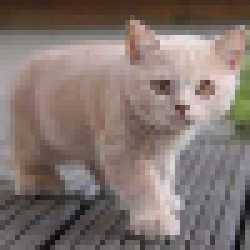
%> input picture src/task2/cat_lowres.jpg, 50 x 50 px (shown 5 times larger)
$ octave joom_baraabar.m   (GNU Octave 9; MATLAB toolbox functions it lacks are replaced by stand-ins)
%> lines starting %> are read from the running program, lines starting %| are printed output that depends on the picture
% Read the image
OGIm = imread('cat_lowres.jpg');
%> OGIm is the input picture: size 50x50x3 uint8; mean R, G, B 131, 117.2, 112
[r, c, cs] = size(OGIm);
%> r = 50; c = 50; cs = 3
ModIm = zeros(2 * r- 1, 2 * c- 1, cs);
ModIm(1:2:end, 1:2:end, :) = OGIm;
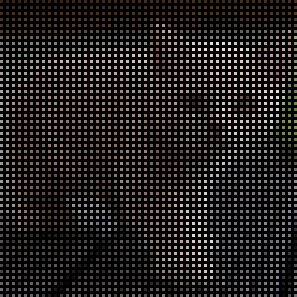
%> ModIm: size 99x99x3 double (shown 3 times larger); mean R, G, B 33.4, 29.9, 28.6

% Define wavelet and level
wavelet = 'db1';            % Daubechies wavelet
level = 1;

% Perform DWT
% [C, S] = wavedec2(OGIm, level, wavelet);
[a, h, v, d] = dwt2(OGIm,wavelet);
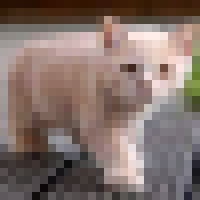
%> a: size 25x25x3 double (shown 8 times larger); mean R, G, B 262, 234.4, 224; drawn with min black and max white
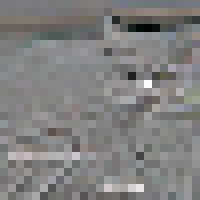
%> h: size 25x25x3 double (shown 8 times larger); mean R, G, B -1.3, -1.6, -2; drawn with min black and max white
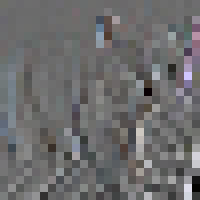
%> v: size 25x25x3 double (shown 8 times larger); mean R, G, B 0.5, 0.2, 0.7; drawn with min black and max white
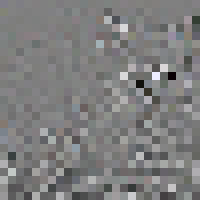
%> d: size 25x25x3 double (shown 8 times larger); mean R, G, B -0.4, -0.4, -0.4; drawn with min black and max white

[rows, cols, channels] = size(a);
%> rows = 25; cols = 25; channels = 3

ca = zeros(2 * rows - 1, 2 * cols - 1, channels);
% ca(1:2:end, 1:2:end, :) = a;

ch = zeros(2 * rows - 1, 2 * cols - 1, channels);
% ch(1:2:end, 1:2:end, :) = h;

cv = zeros(2 * rows - 1, 2 * cols - 1, channels);
% cv(1:2:end, 1:2:end, :) = v;

cd = zeros(2 * rows - 1, 2 * cols - 1, channels);
% [15 lines of commented-out code are left out]
reconstructedImage = idwt2(ca, ch, cv, cd, wavelet);

% Display images
figure;
subplot(1,3,1);
imshow(OGIm);
title('Original Image');

% [11 lines of commented-out code are left out]

subplot(1,3,2);
imshow(uint8(ModIm));
title('Upscaled Image');

subplot(1,3,3);
imshow(uint8(reconstructedImage));
title('Reconstructed Image');
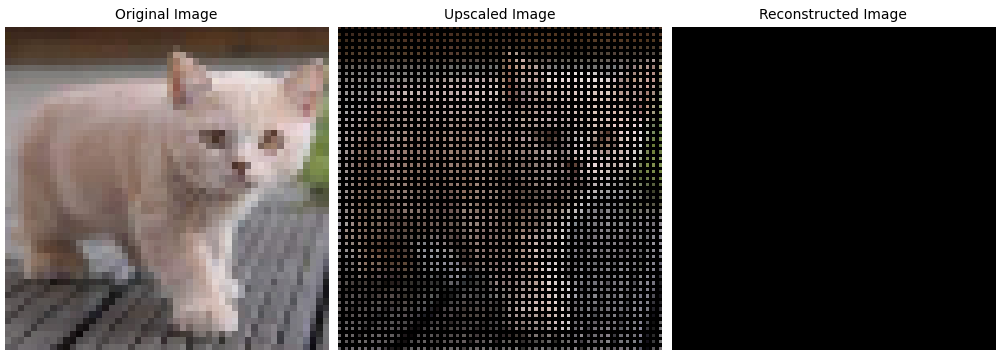
%> figure redrawn from the program's plot data, 3 panels

$ run again, with src/task2/cat.jpg copied over src/task2/cat_lowres.jpg
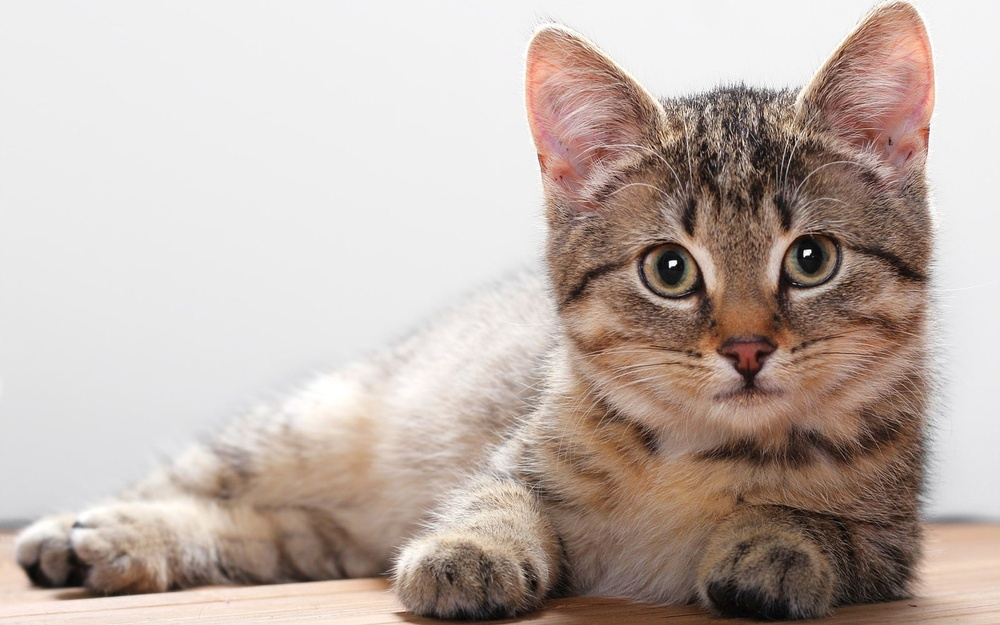
%> input picture src/task2/cat.jpg, 1000 x 625 px, shrunk from 2560 x 1600 before the run
%> OGIm is the input picture: size 625x1000x3 uint8; mean R, G, B 191.4, 177.4, 170
%> `ModIm(1:2:end, 1:2:end, :) = OGIm;`:
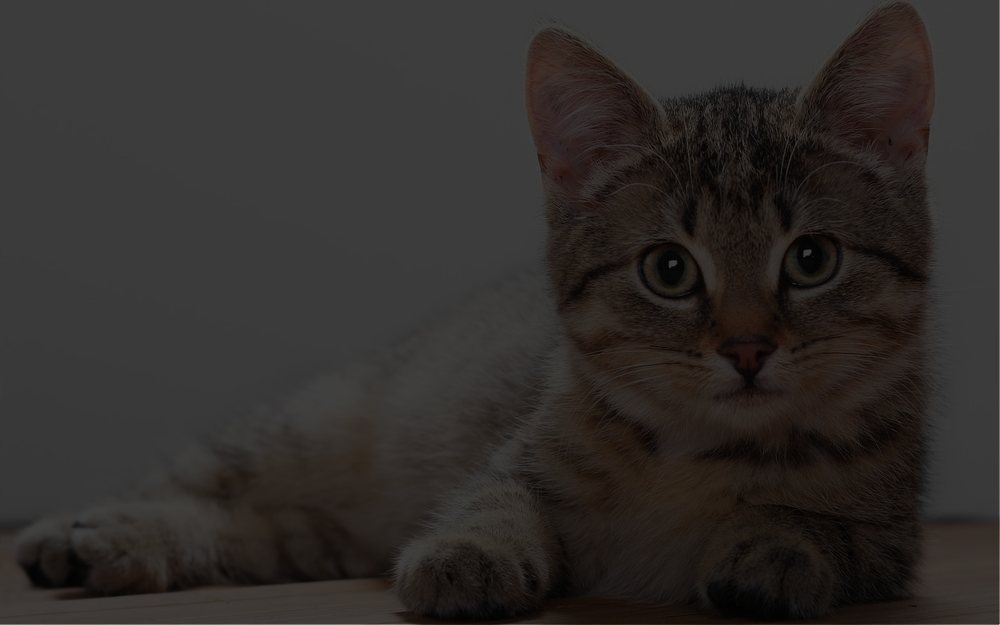
%> ModIm: size 1249x1999x3 double (shown at 1/2 size); mean R, G, B 47.9, 44.4, 42.6
%> `[a, h, v, d] = dwt2(OGIm,wavelet);`:
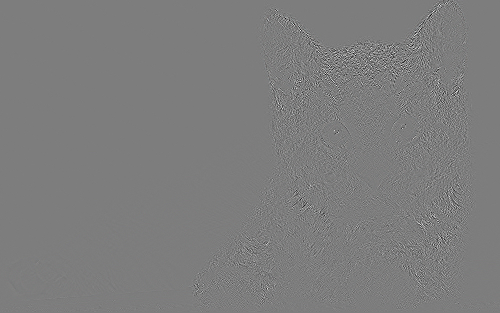
%> d: size 313x500x3 double; mean R, G, B 0, 0, 0; drawn with min black and max white
